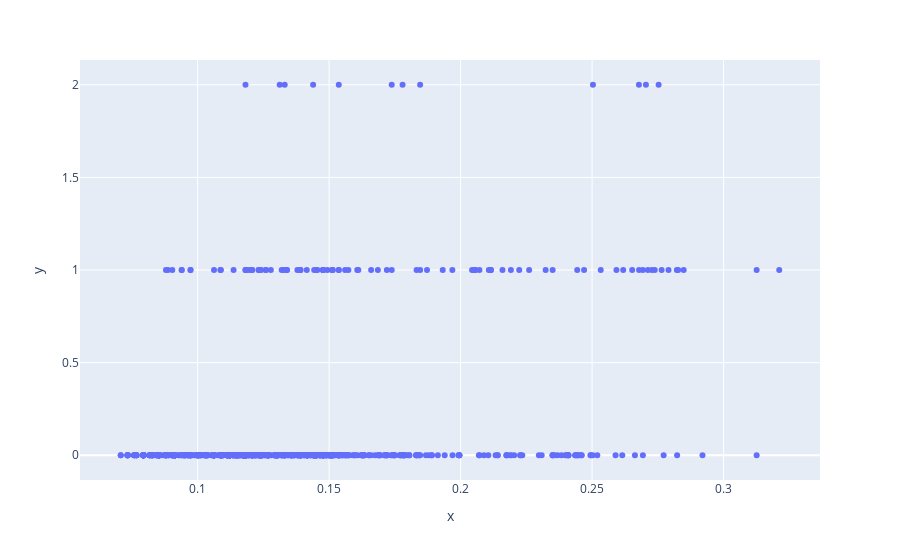

Notebook cell for this chart:
### Code cell
px.scatter(x = x, y = y)

### Figure 1 — Plotly figure (JSON) as saved in the notebook; plotly's stock layout.template omitted (floating-point values rounded to 4 significant figures; data arrays with more than 128 entries replaced by an {"elided": "..."} marker saying what was removed)
{"data": [{"hovertemplate": "x=%{x}<br>y=%{y}<extra></extra>", "legendgroup": "", "marker": {"color": "#636efa", "symbol": "circle"}, "mode": "markers", "name": "", "orientation": "v", "showlegend": false, "type": "scatter", "x": {"elided": "926 float values"}, "xaxis": "x", "y": {"elided": "926 int values"}, "yaxis": "y"}], "layout": {"legend": {"tracegroupgap": 0}, "margin": {"t": 60}, "xaxis": {"anchor": "y", "domain": [0, 1], "title": {"text": "x"}}, "yaxis": {"anchor": "x", "domain": [0, 1], "title": {"text": "y"}}}}
